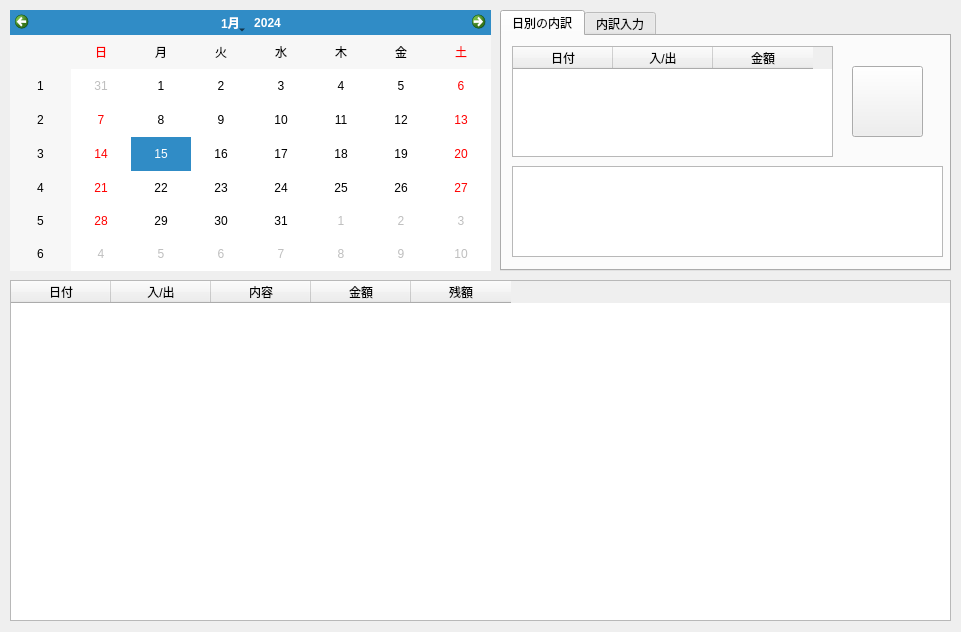
<?xml version="1.0" encoding="UTF-8"?>
<ui version="4.0">
 <class>mainQT</class>
 <widget class="QMainWindow" name="mainQT">
  <property name="geometry">
   <rect>
    <x>0</x>
    <y>0</y>
    <width>961</width>
    <height>632</height>
   </rect>
  </property>
  <property name="windowTitle">
   <string>Economie</string>
  </property>
  <property name="windowIcon">
   <iconset resource="resource.qrc">
    <normaloff>:/imgs/icon.png</normaloff>:/imgs/icon.png</iconset>
  </property>
  <widget class="QWidget" name="centralwidget">
   <widget class="QCalendarWidget" name="karenda">
    <property name="geometry">
     <rect>
      <x>10</x>
      <y>10</y>
      <width>481</width>
      <height>261</height>
     </rect>
    </property>
    <property name="locale">
     <locale language="Japanese" country="Japan"/>
    </property>
   </widget>
   <widget class="QTableWidget" name="all_table">
    <property name="geometry">
     <rect>
      <x>10</x>
      <y>280</y>
      <width>941</width>
      <height>341</height>
     </rect>
    </property>
    <column>
     <property name="text">
      <string>日付</string>
     </property>
    </column>
    <column>
     <property name="text">
      <string>入/出</string>
     </property>
    </column>
    <column>
     <property name="text">
      <string>内容</string>
     </property>
    </column>
    <column>
     <property name="text">
      <string>金額</string>
     </property>
    </column>
    <column>
     <property name="text">
      <string>残額</string>
     </property>
    </column>
   </widget>
   <widget class="QTabWidget" name="tabWidget">
    <property name="geometry">
     <rect>
      <x>500</x>
      <y>10</y>
      <width>451</width>
      <height>261</height>
     </rect>
    </property>
    <property name="currentIndex">
     <number>0</number>
    </property>
    <widget class="QWidget" name="widget">
     <attribute name="title">
      <string>日別の内訳</string>
     </attribute>
     <widget class="QTableWidget" name="sel_table">
      <property name="geometry">
       <rect>
        <x>10</x>
        <y>10</y>
        <width>321</width>
        <height>111</height>
       </rect>
      </property>
      <column>
       <property name="text">
        <string>日付</string>
       </property>
      </column>
      <column>
       <property name="text">
        <string>入/出</string>
       </property>
      </column>
      <column>
       <property name="text">
        <string>金額</string>
       </property>
      </column>
     </widget>
     <widget class="QTextBrowser" name="sel_view">
      <property name="geometry">
       <rect>
        <x>10</x>
        <y>130</y>
        <width>431</width>
        <height>91</height>
       </rect>
      </property>
      <property name="html">
       <string>&lt;!DOCTYPE HTML PUBLIC &quot;-//W3C//DTD HTML 4.0//EN&quot; &quot;http://www.w3.org/TR/REC-html40/strict.dtd&quot;&gt;
&lt;html&gt;&lt;head&gt;&lt;meta name=&quot;qrichtext&quot; content=&quot;1&quot; /&gt;&lt;meta charset=&quot;utf-8&quot; /&gt;&lt;style type=&quot;text/css&quot;&gt;
p, li { white-space: pre-wrap; }
hr { height: 1px; border-width: 0; }
li.unchecked::marker { content: &quot;\2610&quot;; }
li.checked::marker { content: &quot;\2612&quot;; }
&lt;/style&gt;&lt;/head&gt;&lt;body style=&quot; font-family:'Ubuntu Sans'; font-size:11pt; font-weight:400; font-style:normal;&quot;&gt;
&lt;p style=&quot;-qt-paragraph-type:empty; margin-top:0px; margin-bottom:0px; margin-left:0px; margin-right:0px; -qt-block-indent:0; text-indent:0px;&quot;&gt;&lt;br /&gt;&lt;/p&gt;&lt;/body&gt;&lt;/html&gt;</string>
      </property>
     </widget>
     <widget class="QPushButton" name="del_btn">
      <property name="geometry">
       <rect>
        <x>350</x>
        <y>30</y>
        <width>71</width>
        <height>71</height>
       </rect>
      </property>
      <property name="text">
       <string/>
      </property>
      <property name="icon">
       <iconset resource="resource.qrc">
        <normaloff>:/imgs/del.png</normaloff>:/imgs/del.png</iconset>
      </property>
     </widget>
    </widget>
    <widget class="QWidget" name="widget">
     <attribute name="title">
      <string>内訳入力</string>
     </attribute>
     <widget class="QDateEdit" name="new_day">
      <property name="geometry">
       <rect>
        <x>80</x>
        <y>20</y>
        <width>301</width>
        <height>41</height>
       </rect>
      </property>
      <property name="locale">
       <locale language="Japanese" country="Japan"/>
      </property>
      <property name="maximumDateTime">
       <datetime>
        <hour>23</hour>
        <minute>59</minute>
        <second>59</second>
        <year>2200</year>
        <month>12</month>
        <day>31</day>
       </datetime>
      </property>
      <property name="minimumDateTime">
       <datetime>
        <hour>0</hour>
        <minute>0</minute>
        <second>0</second>
        <year>1799</year>
        <month>12</month>
        <day>30</day>
       </datetime>
      </property>
      <property name="displayFormat">
       <string>yyyy.MM.dd</string>
      </property>
      <property name="calendarPopup">
       <bool>true</bool>
      </property>
      <property name="date">
       <date>
        <year>2000</year>
        <month>1</month>
        <day>1</day>
       </date>
      </property>
     </widget>
     <widget class="QLabel" name="label">
      <property name="geometry">
       <rect>
        <x>20</x>
        <y>20</y>
        <width>41</width>
        <height>41</height>
       </rect>
      </property>
      <property name="text">
       <string>日付 :</string>
      </property>
     </widget>
     <widget class="QLabel" name="label_2">
      <property name="geometry">
       <rect>
        <x>20</x>
        <y>90</y>
        <width>41</width>
        <height>41</height>
       </rect>
      </property>
      <property name="text">
       <string>内容 :</string>
      </property>
     </widget>
     <widget class="QLineEdit" name="new_naiyou">
      <property name="geometry">
       <rect>
        <x>80</x>
        <y>90</y>
        <width>351</width>
        <height>41</height>
       </rect>
      </property>
     </widget>
     <widget class="QPushButton" name="add_btn">
      <property name="geometry">
       <rect>
        <x>390</x>
        <y>20</y>
        <width>41</width>
        <height>41</height>
       </rect>
      </property>
      <property name="text">
       <string/>
      </property>
      <property name="icon">
       <iconset resource="resource.qrc">
        <normaloff>:/imgs/add.png</normaloff>:/imgs/add.png</iconset>
      </property>
     </widget>
     <widget class="QSpinBox" name="new_atai">
      <property name="geometry">
       <rect>
        <x>80</x>
        <y>160</y>
        <width>331</width>
        <height>41</height>
       </rect>
      </property>
      <property name="minimum">
       <number>-99999999</number>
      </property>
      <property name="maximum">
       <number>99999999</number>
      </property>
     </widget>
     <widget class="QLabel" name="label_3">
      <property name="geometry">
       <rect>
        <x>20</x>
        <y>160</y>
        <width>41</width>
        <height>41</height>
       </rect>
      </property>
      <property name="text">
       <string>金額 :</string>
      </property>
     </widget>
     <widget class="QLabel" name="label_4">
      <property name="geometry">
       <rect>
        <x>420</x>
        <y>160</y>
        <width>21</width>
        <height>41</height>
       </rect>
      </property>
      <property name="font">
       <font>
        <pointsize>15</pointsize>
       </font>
      </property>
      <property name="text">
       <string>¥</string>
      </property>
     </widget>
    </widget>
   </widget>
  </widget>
 </widget>
 <resources>
  <include location="resource.qrc"/>
 </resources>
 <connections/>
</ui>
